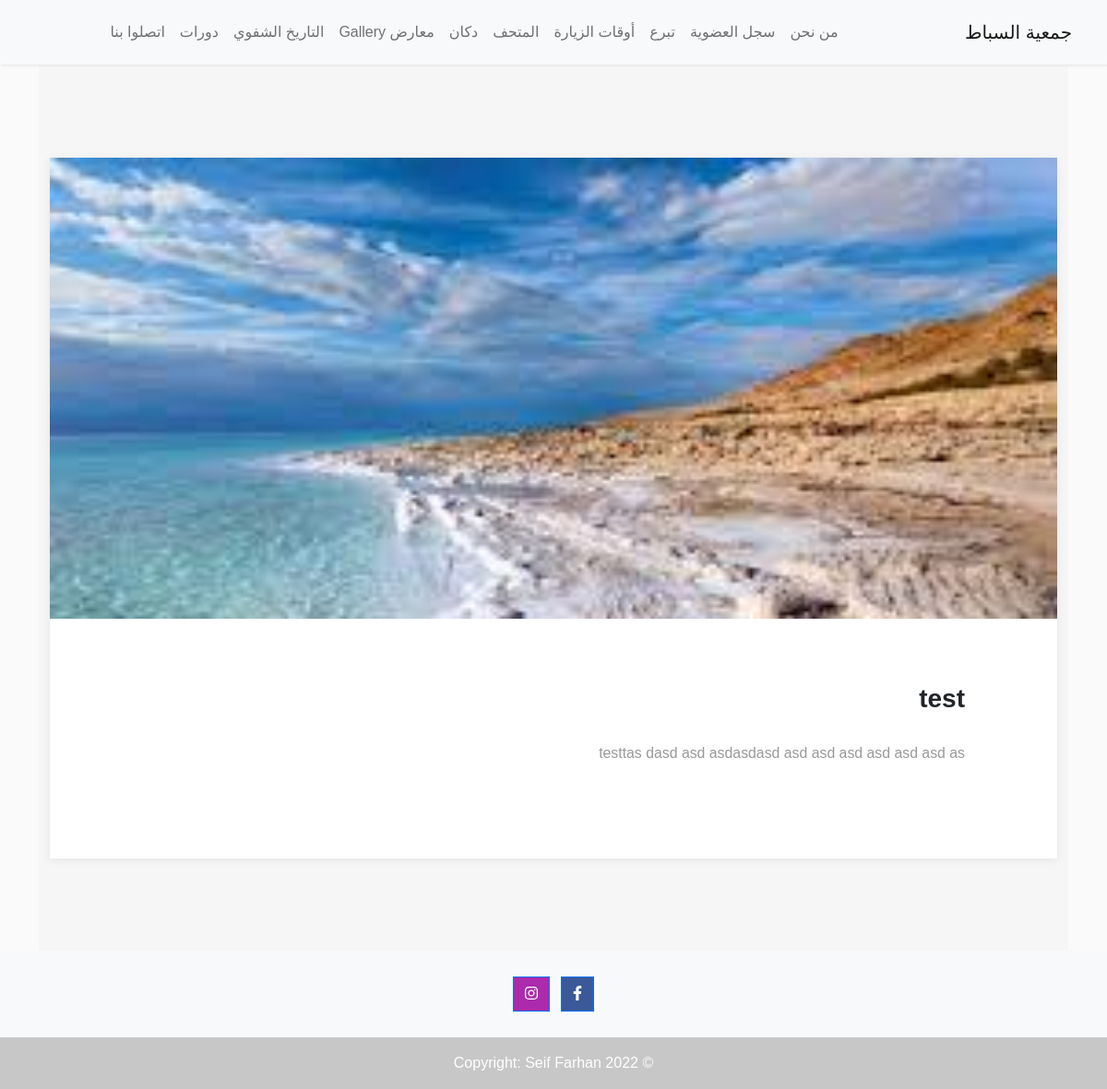
The app's page /gallery/1 with its own data.
### app/models.py (models this page shows)
class Gallery(models.Model):
    title = models.CharField(max_length=255, verbose_name='العنوان')
    date = models.DateField(verbose_name='التاريخ')
    desc = models.TextField(verbose_name='النص')
    image = models.ImageField(upload_to='images/gallery/')

### app/views.py (the view)
# urls.py: path('gallery/<int:id>', views.gallery_blog, name='gallery_blog'),
def gallery_blog(request, id):
    blog = Gallery.objects.get(id=id)
    return render(request, 'blog.html', {'blog': blog})

### app/templates/blog.html (shortened to what this page needs)
{% extends 'base.html' %}
{% block body_block %}
<section class="clean-block clean-post dark">
    <div class="container">
        <div class="block-content">
            <div class="post-image"
                 style="background-image:url(&quot;{{ blog.image.url }}&quot;);"></div>
            <div class="post-body"><h3>{{ blog.title }}</h3>
                <p>{{ blog.desc }}</p>
            </div>
        </div>
    </div>
</section>
{% endblock %}

### app/templates/base.html (style rules this page uses)
html, body { height: 100%; }

### records on screen
Gallery: image (picture), title "test", desc "testtas dasd asd asdasdasd asd asd asd asd asd asd as"
